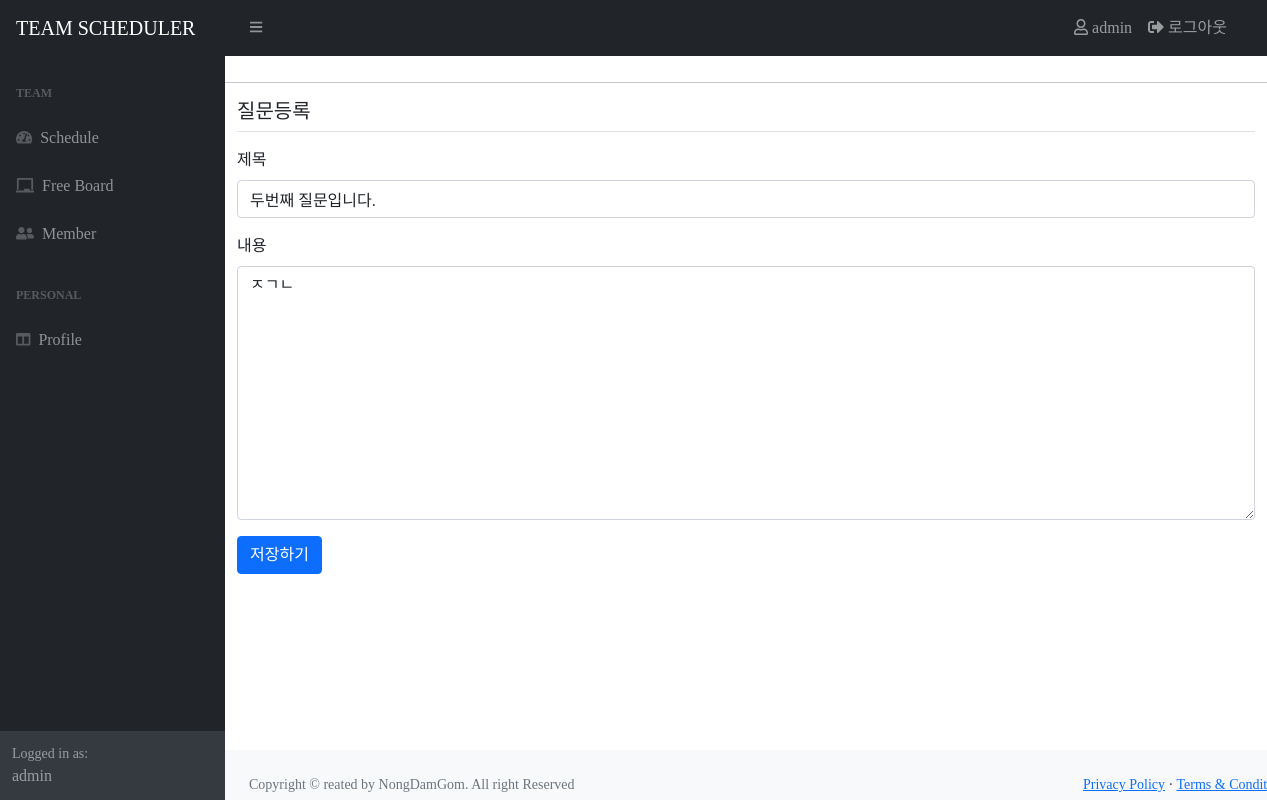
/board/question/modify/2/ (signed in), run on the app's committed database.
### users/models.py (models this page shows)
class User(AbstractUser):
    followings = models.ManyToManyField(settings.AUTH_USER_MODEL, related_name="followers")

### board/models.py (models this page shows, shortened)
class Question(models.Model):
    author = models.ForeignKey(User, on_delete=models.CASCADE)
    subject = models.CharField(max_length=200)
    content = models.TextField()
    create_date = models.DateTimeField()
    modify_date = models.DateTimeField(null=True, blank=True)

### board/views/question_views.py (the view)
# urls.py: path('question/modify/<int:question_id>/', question_views.question_modify, name='question_modify'),
@login_required(login_url='users:login')
def question_modify(request, question_id):
    question = get_object_or_404(Question, pk=question_id)
    if request.user != question.author: # 작성자 여부 판단
        messages.error(request, '수정권한이 없습니다')
        return redirect('board:detail', question_id=question.id)
    if request.method == "POST":
        form = QuestionForm(request.POST, instance=question)
        if form.is_valid():
            question = form.save(commit=False)
            question.author = request.user
            question.modify_date = timezone.now() # 수정일 저장
            question.save()
            return redirect('board:detail', question_id=question.id)
    else:
        form = QuestionForm(instance=question)
        context = {'form': form}
        return render(request, 'board/question_form.html', context)

### board/forms.py
class QuestionForm(forms.ModelForm):
    class Meta:
        model = Question
        fields = ['subject', 'content']
        labels = {
            'subject': '제목',
            'content': '내용',
        }

### templates/board/question_form.html (shortened to what this page needs)
{% extends 'base.html' %} {% block content %}
<div class="container my-3">
  <h5 class="my-3 border-bottom pb-2">질문등록</h5>
  <form method="post" class="post-form my-3">
    <div class="form-group">
      <label for="subject">제목</label>
      <input type="text" class="form-control" name="subject" id="subject" value="{{ form.subject.value|default_if_none:'' }}" />
    </div>
    <div class="form-group">
      <label for="content">내용</label>
      <textarea class="form-control" name="content" id="content" rows="10">{{form.content.value|default_if_none:''}}</textarea>
    </div>
    <button type="submit" class="btn btn-primary">저장하기</button>
  </form>
</div>
{% endblock %}

### templates/navbar.html (shortened to what this page needs)
{% load static %} {% static "" as baseUrl %}
<nav class="sb-topnav navbar navbar-expand navbar-dark bg-dark">
  <a class="navbar-brand ml-3" href="{% url 'board:index' %}">TEAM SCHEDULER</a>
  <button class="btn btn-link btn-sm btn-dark order-1 order-lg-0 me-4 me-lg-0" id="sidebarToggle" href="#!"><i class="fas fa-bars"></i></button>
  <form class="d-none d-md-inline-block form-inline ms-auto me-0 me-md-3 my-2 my-md-0">
    <ul class="navbar-nav ml-auto">
      {% if user.is_authenticated %}
      <li class="nav-item">
        {% if profile_user.profile.avatar %}
        <a class="nav-link" href="{% url 'users:profile' user.pk %}"><i class="far fa-user"></i> {{ user.username }} <br /></a>
        {% else %}
        <a class="nav-link" href="{% url 'users:profile' user.pk %}"><i class="far fa-user"></i> {{ user.username }} <br /></a>
        {% endif %}
      </li>
      <li class="nav-item">
        <a class="nav-link" href="{% url 'users:logout' %}"> <i class="fas fa-sign-out-alt"></i>&nbsp;로그아웃</a>
        {% else %}
        <a class="nav-link" href="{% url 'users:login' %}"><i class="fas fa-check"></i>&nbsp;로그인</a>
      </li>
      <li class="nav-item">
        <a class="nav-link" href="{% url 'users:signup' %}"><i class="fas fa-wine-glass-alt"></i>&nbsp;회원가입</a>
      </li>
      {% endif %}
    </ul>
  </form>
</nav>
<div id="layoutSidenav">
  <div id="layoutSidenav_nav">
    <nav class="sb-sidenav accordion sb-sidenav-dark" id="sidenavAccordion">
      <div class="sb-sidenav-menu">
        <div class="nav">
          <div class="sb-sidenav-menu-heading">Team</div>
          <a class="nav-link" href="{% url 'cal:calendar' %}">
            <div class="sb-nav-link-icon"><i class="fas fa-tachometer-alt"></i></div>
            Schedule
          </a>
          <a class="nav-link" href="{% url 'board:index' %}">
            <div class="sb-nav-link-icon"><i class="fas fa-chalkboard"></i></i></div>
            Free Board
          </a>
          <a class="nav-link" href="{% url 'users:member' %}">
            <div class="sb-nav-link-icon"><i class="fas fa-user-friends"></i></div>
            Member
          </a>
          <div class="sb-sidenav-menu-heading">PERSONAL</div>
          {% if user.is_authenticated %}
          <a class="nav-link" href="{% url 'users:profile' user.pk %}">
            <div class="sb-nav-link-icon"><i class="fas fa-columns"></i></div>
            Profile
          </a>
          {% endif %}
        </div>
      </div>
      <div class="sb-sidenav-footer">
        <div class="small">Logged in as:</div>
        {{user.username}}
      </div>
    </nav>
  </div>

### templates/navbar.html (style rules this page uses)
* { font-family: 'LeferiPoint-WhiteA'; }

### data on the page
User: username "admin"
Question: subject "두번째 질문입니다.", content "ㅈㄱㄴ"
